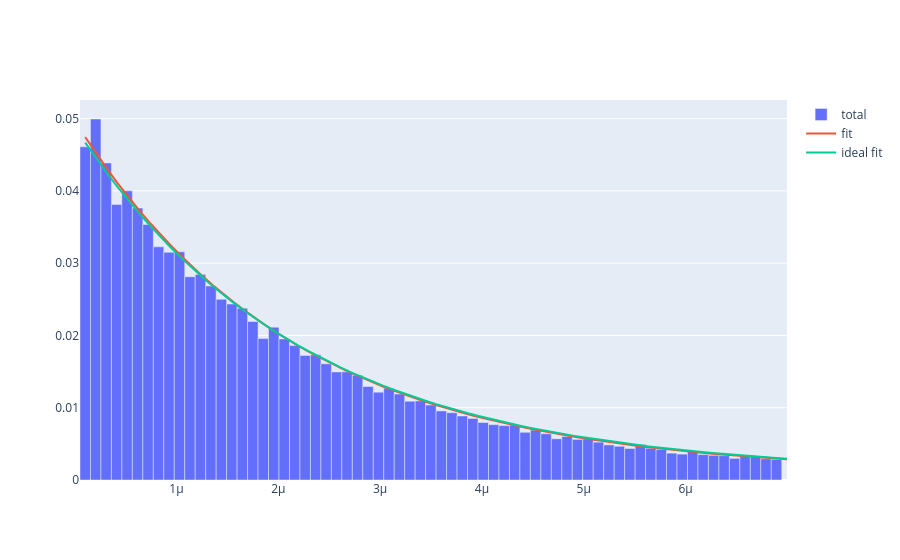

The notebook cell saved with this chart:
### Markdown cell above
## Plot result + Discrepancy analysis

### Code cell
count,edges = np.histogram(data_refact , n_bins)


fig = go.Figure()
fig.add_trace(go.Bar(x=edges[:-1], y=count/len(data_refact), name='total', width=np.diff(edges)))

x_fit = np.linspace(min(data_refact) , max(data_refact) , n_bins)
y_fit = exp_unif_pdf( x_fit , min(data_refact) , max(data_refact), *full_analysis.values)*np.diff( edges )[0]
y_ideal_fit = exp_unif_pdf(x_fit , min(data_refact) , max(data_refact), full_analysis.values["freq"], TAU_MU , 0)*np.diff(edges)[0]
fig.add_trace(go.Scatter(x=x_fit, y=y_fit, mode='lines', name='fit', line=dict(shape='linear')))
fig.add_trace(go.Scatter(x=x_fit, y=y_ideal_fit, mode='lines', name='ideal fit', line=dict(shape='linear')))
